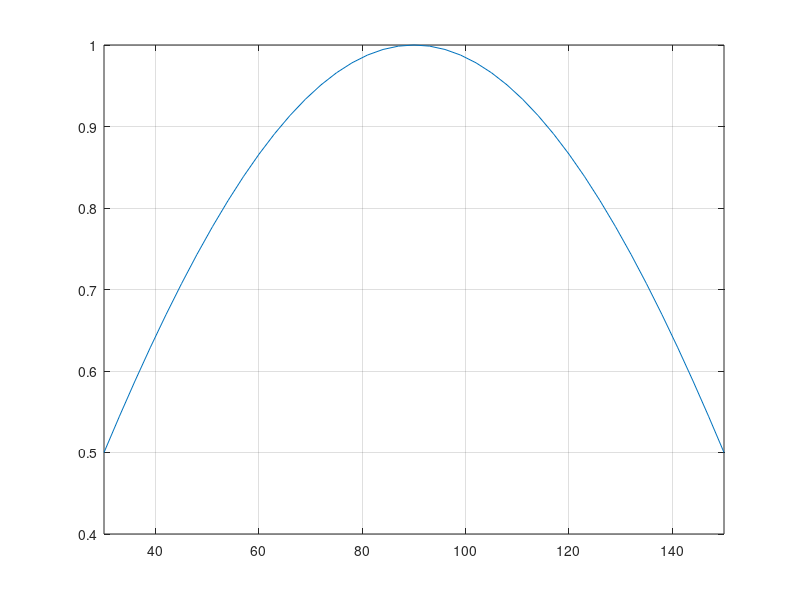

The MATLAB source for this figure: (Note: this script raises an error after producing the figure.)
%%

t = 30:3:150;
x = sind(t);

figure;
plot(t, x);
xlim([30 150])
grid on

%%
phi_min = 30;
delta_phi = 3;

x = 128.7;

c = floor((x - phi_min) / delta_phi);

phi_a = phi_min + c * delta_phi;
phi_b = phi_a + delta_phi;

percentages = [phi_a phi_b; 1 1] \ [x*100; 100]

%%
clear; clc; close all;

DOA = FunctionsOfDOA();
coef = 0.5; % unit distance between sensors divided by the wavelength of the signal

sensor_locations = [0 1 4 7 9];
M = length(sensor_locations);

doa = 60; doa2 = 100; n = 2; % # of sources
a1 = exp(1i * 2 * pi * coef * sensor_locations.' * cosd(doa));
a2 = exp(1i * 2 * pi * coef * sensor_locations.' * cosd(doa2));
N = 100; % # of snapshots
SNR = 0; % dB

s = DOA.Source_Generate(2, N);
v = DOA.Noise_Generate(SNR, M, N);
A = DOA.Array_Manifold(coef, sensor_locations, [doa doa2]);

y = A * s + v;

angles = 0:0.5:180;

% Conventional Beamformer
power_pattern = zeros(1, length(angles));
for i = 1:length(angles)
    h = exp(1i * 2 * pi * coef * sensor_locations.' * cosd(angles(i)));
    power_pattern(i) = abs(h' * (y * y') * h);
end
power_pattern = power_pattern / max(power_pattern);
% tt = angles;
% [out1, out2] = findpeaks(10 * log10(power_pattern))
figure;
plot(angles, 10 * log10(power_pattern));
hold on

CBF(angles, sensor_locations, y, doa)

% Capon
Ry = y * y'; % covariance matrix
power_pattern2 = zeros(1, length(angles));
for i = 1:length(angles)
    a_ = exp(1i * 2 * pi * coef * sensor_locations.' * cosd(angles(i)));
    h = (inv(Ry) * a_) / (a_' * inv(Ry) * a_);
    power_pattern2(i) = abs(h' * (y * y') * h);
end
power_pattern2 = power_pattern2 / max(power_pattern2);
plot(angles, 10 * log10(power_pattern2));

% MUSIC
[eig_vecs, ~] = eig(Ry); % eigen decomposition of the covariance matrix
G = eig_vecs(:, 1:M-n);  % noise space
spec = zeros(1, length(angles));
for j = 1:length(angles)
    a_ = exp(1i * pi * sensor_locations.' * cos(angles(j) * pi / 180));
    spec(j) = 1/abs(a_' * (G * G') * a_);
end
spec = spec / max(spec);
plot(angles, 10 * log10(spec))
title("Minimum Redundant Array Processing")
xlim([0 180])
xlabel("phi (degree)")
legend("Conventional", "Capon", "Music")
grid on

%%
clear; clc; close all;
addpath('D:\D\Alp\Master ODTÜ\Thesis\DOA\Codes\Direction-of-Arrival');
DOA = FunctionsOfDOA();

s = DOA.Source_Generate(2, 100);
cov(s(1,:), s(2,:))

%%
clear; clc; close all;

L = 100;
n = 0:L-1;
f1 = 200;
f2 = 250;
fs = 4 * max(f1, f2);
% t = 0:6;
x = exp(1i * 2 * pi * (f1 / fs) * n);
y = exp(1i * 2 * pi * (f2 / fs) * n);

v = [var(x); var(y)]
C = cov(x, y)
%% 
% x = zeros(1, length(t));
% x(1:5) = 1;
X = fft(x);
figure;
plot(n, x, '*');
figure;
plot(n, abs(X), '*')

%% 
clear; clc; close all;

w=[0:0.01:2*pi];
k=[0:2*pi/10:2*pi];
Xw = exp(-j*2*w).*sin(5*w/2)./sin(w/2);
Xk = exp(-j*2*k).*sin(5*k/2)./sin(k/2);
plot(w,abs(Xw))
hold
stem(k,abs(Xk),'r')
figure
plot(w,angle(Xw))
hold
stem(k,angle(Xk),'r')
%%
clear; clc; close all;

DOA = FunctionsOfDOA();

sensor_locations = [0 1 4 7 9];
M = length(sensor_locations);
N = sensor_locations(M) + 1;

K = 2;
L = 100;
phi_min = 30;
phi_max = 150;
delta_phi = 1;  % angle resolution

doa = (-2 * delta_phi) * ones(1, K);
i = 1;
while true
    temp_angle = phi_min + rand * (phi_max - phi_min);
    temp_array = abs(doa - temp_angle);
    if any(temp_array < delta_phi)
        i = i - 1;
    else
        doa(i) = temp_angle;
    end
    if i == K
        break
    end
    i = i + 1;
end
doa = sort(doa);

doa = round(doa);

A = DOA.Array_Manifold(0.5, sensor_locations, doa);
s = DOA.Source_Generate(K, L);
SNR_dB = 30 * rand;     % min = 0 dB, max = 30 dB
n = DOA.Noise_Generate(SNR_dB, M, L);
y = A * s + n;
R = (1 / L) * (y * y');

z = R(:);
[z1, M_v] = DOA.Rearrange_According_to_Sensor_Locations(z, sensor_locations);
R_z1 = zeros(M_v);
for i = 1:M_v
    z1_i = z1(i:i + M_v - 1);
    R_z1 = R_z1 + (1 / M_v) * (z1_i * z1_i');
end



%% 
clear; clc; close all;

DOA = FunctionsOfDOA();

sensor_locations = 0:63;
M = length(sensor_locations);

doa = 30:0.5:150;
A = DOA.Array_Manifold(0.5, 0:63, doa);
A = DOA.khatri_rao(conj(A), A);
% One = (1 / M) * abs(A(:, 1)' * A(:, 1))
% Zero = (1 / M) * abs(A(:, 1)' * A(:, 2))
I = (1 / M^2) * (A' * A);

L = 1000;
s = DOA.Source_Generate(2, L);
Rs = (1 / L) * (s * s')

%% 
clear; clc; close all;

DOA = FunctionsOfDOA();

sensor_locations = 0:7;
M = length(sensor_locations);

doa = [83 94];
K = length(doa);
SNR_dB = 20;
L = 20; % #of snapshots

A = DOA.Array_Manifold(0.5, sensor_locations, doa);
s = DOA.Source_Generate(K, L);
n = DOA.Noise_Generate(SNR_dB, M, L);

y = A * s + n;
R = (1 / L) * (y * y');

re_R = real(R);
im_R = imag(R);

figure;
imagesc(re_R);
axis equal tight;
colorbar;
title('Re(Original)');

figure;
imagesc(im_R);
axis equal tight;
colorbar;
title('Im(Original)');

%%

sensor_locations = 0:63;
M = length(sensor_locations);

doa = [83 94];
K = length(doa);
SNR_dB = 20;
L = 20; % #of snapshots

A = DOA.Array_Manifold(0.5, sensor_locations, doa);
s = DOA.Source_Generate(K, L);
n = DOA.Noise_Generate(SNR_dB, M, L);

y = A * s + n;
R = (1 / L) * (y * y');

re_R = real(R);
im_R = imag(R);

figure;
imagesc(re_R);
axis equal tight;
colorbar;
title('Re(Desired)');

figure;
imagesc(im_R);
axis equal tight;
colorbar;
title('Im(Desired)');

%%
c = R(:);
R_desired = toeplitz(R);
re_desired = real(R_desired);
im_desired = imag(R_desired);

figure;
imagesc(re_desired);
axis equal tight;
colorbar;
title('Re(Desired)');

figure;
imagesc(im_desired);
axis equal tight;
colorbar;
title('Im(Desired)');
%% 
clear; clc; close all;
load data_6_sensors_3

figure; hold on; grid on;
xlabel('angles (degrees)');
ylabel('Spatial Spectrum (dB)');
title('Spatial Spectra');
plot(angles, 10 * log10(das_ULA));
plot(angles, 10 * log10(capon_ULA));
plot(angles, 10 * log10(music_ULA));
legend('Delay-and-Sum', 'Capon', 'MUSIC');

figure; hold on; grid on;
xlabel('angles (degrees)');
ylabel('Spatial Spectrum (dB)');
title('Spatial Spectra');
plot(angles, 10 * log10(das_ULA));
plot(angles, 10 * log10(capon_ULA));
plot(angles, 10 * log10(music_ULA));
plot(angles, 10 * log10(ss_music_MRA));
legend('Delay-and-Sum', 'Capon', 'MUSIC', 'SS-MUSIC');

%%
clear; clc; close all;

DOA = FunctionsOfDOA();
coef = 0.5; % unit distance between sensors divided by the wavelength of the signal

% M = 24;     % # of sensor locations
coef = 0.5; % distance between sensor locations divided by wavelength of signal
% h_loc = zeros(M, 1);
% h_loc([1 2 5 11 17 19 22 24]) = 1; % locations where there are sensors
sensor_locations = [1 2 5 11 17 19 22 24] - 1;
M = length(sensor_locations);

doa = 60; doa2 = 110; n = 2; % # of sources
a1 = exp(1i * 2 * pi * coef * sensor_locations.' * cosd(doa));
a2 = exp(1i * 2 * pi * coef * sensor_locations.' * cosd(doa2));
N = 1000; % # of snapshots
SNR = 10; % dB

s = DOA.Source_Generate(2, N);
v = DOA.Noise_Generate(SNR, M, N);
A = DOA.Array_Manifold(coef, sensor_locations, [doa doa2]);

y = A * s + v;

angles = 0:0.5:180;

% Conventional Beamformer
power_pattern = zeros(1, length(angles));
for i = 1:length(angles)
    h = exp(1i * 2 * pi * coef * sensor_locations.' * cosd(angles(i)));
    power_pattern(i) = abs(h' * (y * y') * h);
end
power_pattern = power_pattern / max(power_pattern);
figure;
plot(angles, 10 * log10(power_pattern));
hold on

% Capon
Ry = y * y'; % covariance matrix
power_pattern2 = zeros(1, length(angles));
for i = 1:length(angles)
    a_ = exp(1i * 2 * pi * coef * sensor_locations.' * cosd(angles(i)));
    h = (inv(Ry) * a_) / (a_' * inv(Ry) * a_);
    power_pattern2(i) = abs(h' * (y * y') * h);
end
power_pattern2 = power_pattern2 / max(power_pattern2);
plot(angles, 10 * log10(power_pattern2));

% MUSIC
[eig_vecs, ~] = eig(Ry); % eigen decomposition of the covariance matrix
G = eig_vecs(:, 1:M-n);  % noise space
spec = zeros(1, length(angles));
for j = 1:length(angles)
    a_ = exp(1i * pi * sensor_locations.' * cos(angles(j) * pi / 180));
    spec(j) = 1/abs(a_' * (G * G') * a_);
end
spec = spec / max(spec);
plot(angles, 10 * log10(spec))
title("Minimum Redundant Array Processing")
xlim([0 180])
xlabel("phi (degree)")
legend("Conventional", "Capon", "Music")
grid on

%%
clear; clc; close all;

DOA = FunctionsOfDOA();
coef = 0.5; % unit distance between sensors divided by the wavelength of the signal

% M = 24;     % # of sensor locations
coef = 0.5; % distance between sensor locations divided by wavelength of signal
% h_loc = zeros(M, 1);
% h_loc([1 2 5 11 17 19 22 24]) = 1; % locations where there are sensors
sensor_locations = 0:5;
M = length(sensor_locations);

doa = 60; doa2 = 110; n = 2; % # of sources
a1 = exp(1i * 2 * pi * coef * sensor_locations.' * cosd(doa));
a2 = exp(1i * 2 * pi * coef * sensor_locations.' * cosd(doa2));
N = 1000; % # of snapshots
SNR = 10; % dB

s = DOA.Source_Generate(2, N);
v = DOA.Noise_Generate(SNR, M, N);
A = DOA.Array_Manifold(coef, sensor_locations, [doa doa2]);

y = A * s + v;

angles = 0:0.5:180;

% Conventional Beamformer
power_pattern = zeros(1, length(angles));
for i = 1:length(angles)
    h = exp(1i * 2 * pi * coef * sensor_locations.' * cosd(angles(i)));
    power_pattern(i) = abs(h' * (y * y') * h);
end
power_pattern = power_pattern / max(power_pattern);
figure;
plot(angles, 10 * log10(power_pattern));
hold on

% Capon
Ry = y * y'; % covariance matrix
power_pattern2 = zeros(1, length(angles));
for i = 1:length(angles)
    a_ = exp(1i * 2 * pi * coef * sensor_locations.' * cosd(angles(i)));
    h = (inv(Ry) * a_) / (a_' * inv(Ry) * a_);
    power_pattern2(i) = abs(h' * (y * y') * h);
end
power_pattern2 = power_pattern2 / max(power_pattern2);
plot(angles, 10 * log10(power_pattern2));

% MUSIC
[eig_vecs, ~] = eig(Ry); % eigen decomposition of the covariance matrix
G = eig_vecs(:, 1:M-n);  % noise space
spec = zeros(1, length(angles));
for j = 1:length(angles)
    a_ = exp(1i * pi * sensor_locations.' * cos(angles(j) * pi / 180));
    spec(j) = 1/abs(a_' * (G * G') * a_);
end
spec = spec / max(spec);
plot(angles, 10 * log10(spec))
title("Minimum Redundant Array Processing")
xlim([0 180])
xlabel("phi (degree)")
legend("Conventional", "Capon", "Music")
grid on
%%
clear; clc; close all;

snacd = SNACD(3, 2, 4);
doa = 90 - asind(0:0.2:0.4) - 5;
snacd = snacd.Set_Doa_Angles(doa);
snacd = snacd.Prepare_Array_Manifold();
snacd = snacd.Simulate(10, 1000, true);

% A_p1 = snacd.A_p1;
% Phi_2 = snacd.Phi_2;
% P = snacd.P;

% rhs = A_p1 * Phi_2^(1 - 2*P)
% PI = zeros(2*P);
% for i = 1:2*P
%     PI(i, end-i+1) = 1;
% end
% lhs = PI * conj(A_p1)

% ss = DOA.KR_MUSIC_SNACD(snacd.R, snacd.n, snacd.subarray1_locations, snacd.subarray2_locations, 0.5);
plot(0:0.5:180, 10*log10(snacd.Spatial_Spectrum_Music))

%% CS_Framework
clear; clc; close all;

DOA = FunctionsOfDOA();
coef = 0.5; % unit distance between sensors divided by the wavelength of the signal

input = [0 3 3];      % [nested_array M1 M2]
% input = [1 2 3];      % [coprime_array M1 M2]
% input = [2 4 3];      % [super_nested_array M1 M2]
% input = [3 4 4 3];    % [augmented_nested_array_1 M1 M2 L1]
% input = [4 10 10];      % [augmented_nested_array_2 M1 M2]
% input = [5 3 3];      % [nested_array_v2 M1 M2]
% input = [6 2 3 3];    % [sparse_nested_array_with_coprime_displacement_1 N M L]
% input = [7 1 2 3];    % [sparse_nested_array_with_coprime_displacement_2 N M L]

% M: # of sensors
if input(1) == 1 % coprime array
    M = 2 * input(2) - 1 + input(3);
elseif abs(6.5 - input(1)) < 1 % sparse nested array with coprime displacement
    M = 2 * input(4);
else
    M = sum(input(2:3));
end

sensor_locations = DOA.Sensor_Locations(input);             % sensor locations
doa = 90 - asind(0:0.2:0.6) - 5;                            % source angles
% doa = [88 93 165];
snapshots = 100;                                              % # of snapshots
SNR_dB = 15;                                                 % signal to noise ratio in decibels
C = DOA.Mutual_Coupling(200, 0.1, M, sensor_locations);     % mutual coupling

n = length(doa);                                        % number of sources
s = DOA.Source_Generate(n, snapshots);                  % source signals
v = DOA.Noise_Generate(SNR_dB, M, snapshots);           % noise
A = DOA.Array_Manifold(coef, sensor_locations, doa);    % Array Manifold

y = C * A * s + v;
angles = 0:1:180;
A = DOA.Array_Manifold(coef, sensor_locations, angles);

%% On-Grid

CS = CS_Framework(y, A);
CS = CS.Steepest_Descent_DOA([1 min(1/snapshots, 0.1)]);
if snapshots ~= 1
    x = var(CS.Sg.').';
    x = abs(x);
else
    x = abs(CS.Sg);
end
x = x / max(x);
figure; plot(angles, 10*log10(x)); title('CS1');

Ry = (1/snapshots) * (y * y');
z = Ry(:);
A_d = DOA.khatri_rao(conj(A), A);
I = eye(M); I = I(:);
CS2 = CS_Framework_Utilizing_Difference_Coarray(z, [A_d I]);
% CS2 = CS2.Steepest_Descent_DOA([1 min(1/snapshots, 0.1)]);
CS2 = CS2.Steepest_Descent_DOA([1 1]);
x = abs(CS2.sg(1:end-1));
x = x / max(x);
figure; plot(angles, 10*log10(x)); title('CS2');

[z1, ~] = DOA.Rearrange_According_to_Sensor_Locations(z, sensor_locations);
[A1, ~] = DOA.Rearrange_According_to_Sensor_Locations(A_d, sensor_locations);
uDOF = length(z1);
M_v = 0.5 * (uDOF + 1);
I = zeros(uDOF, 1); I(M_v) = 1;
CS3 = CS_Framework_Utilizing_Difference_Coarray(z1, [A1 I]);
% CS3 = CS3.Steepest_Descent_DOA([1 min(1/snapshots, 0.1)]);
CS3 = CS3.Steepest_Descent_DOA([1 1]);
x = abs(CS3.sg(1:end-1));
x = x / max(x);
figure; plot(angles, 10*log10(x)); title('CS3');

z2 = [z1(1:M_v-1); z1(M_v+1:end)];
A2 = [A1(1:M_v-1, :); A1(M_v+1:end, :)];
CS4 = CS_Framework_Utilizing_Difference_Coarray(z2, A2);
CS4 = CS4.Steepest_Descent_DOA([1 2]);
x = abs(CS4.sg);
% x = x / max(x);
% figure; plot(angles, 10*log10(x)); title('CS4');
figure; plot(angles, x); title('CS4');

%% Off-Grid

L = -1i * 2 * pi * coef * diag(sind(angles));
D = diag(sensor_locations);
B = D * A * L; % B: Derivative of A

CS_Off = CS_Off_Grid_Framework(y, A, B);
CS_Off = CS_Off.Steepest_Descent_DOA([0.05 0.05]);
if snapshots ~= 1
    x = var(CS_Off.Sg.').';
    x = abs(x);
else
    x = abs(CS_Off.Sg);
end
x = x / max(x);
figure; plot(angles, 10*log10(x)); title('CS_Off');

%% Gridless-DOA

GD = Gridless_DOA();

T = (1/snapshots) * (y * y');
[GD, doa_angles_ivd, z, c] = GD.IVD(T, sensor_locations, n);
doa_angles_ivd

angles = 0:180;
spec = GD.D2(angles);
figure; plot(angles, abs(spec));
title('IVD using T');

[GD, doa_angles_ap_gridless] = GD.AP_Gridless(y, sensor_locations, n);
doa_angles_ap_gridless

spec = GD.D2(angles);
figure; plot(angles, abs(spec));
title('IVD using Y');

doa

%%

D = 600000;
for i = 1:D
    K = randi(N);
    k = zeros(N, 1);
    k(K) = 1;
    source_angles = (1 + rand(1, K)) * 60;
    source_angles = sort(source_angles);
    for j = 2:K
        if abs(source_angles(j) - source_angles(j-1))
            source_angles(j) = (1 + rand) * 60;
            source_angles = sort(source_angles);
            j = 2;
        end
    end
    A_ohm = Array_Manifold(sensor_locations, source_angles);
    s = Source_Generate(K, L);
    C = Mutual_Coupling(100, 0.1, M, sensor_locations);
    SNR_dB = (rand * 2 - 1) * 15;
    v = Noise_Generate(SNR_dB, M, L);
    y = C * A_ohm * s + v;
    R_ohm = (1/L) * (y * y');
    A = Array_Manifold(0:N-1, source_angles);
    Rs = (1/L) * (s * s');
    R = A * Rs * A';
    u = R(:, 1);

end

D = 600000;
for i = 1:D
    K = randi(N);
    k = zeros(N, 1);
    k(K) = 1;
    source_angles = (1 + rand(1, K)) * 60;
    source_angles = sort(source_angles);
    for j = 2:K
        if abs(source_angles(j) - source_angles(j-1))
            source_angles(j) = (1 + rand) * 60;
            source_angles = sort(source_angles);
            j = 2;
        end
    end
    A_ohm = Array_Manifold(sensor_locations, source_angles);
    s = Source_Generate(K, L);
    C = Mutual_Coupling(100, 0.1, M, sensor_locations);
    SNR_dB = (rand * 2 - 1) * 15;
    v = Noise_Generate(SNR_dB, M, L);
    y = C * A_ohm * s + v;
    R_ohm = (1/L) * (y * y');

    % here we do something that is not important
end










function doa_est = CBF(angles, sensor_locations, y, doa)
spec = zeros(1, length(angles));
for i = 1:length(angles)
    h = exp(1i * pi * sensor_locations.' * cosd(angles(i)));
    spec(i) = abs(h' * (y * y') * h);
end
spec = 10 * log10(spec);
[mags, inds] = findpeaks(spec);
doa_est = zeros(2, 1);
[~, ind] = max(mags);
idx = inds(ind);
doa_est(1) = angles(idx);
mags = [mags(1:ind-1) mags(ind+1:end)];
inds = [inds(1:ind-1) inds(ind+1:end)];
[~, ind] = max(mags);
idx = inds(ind);
doa_est(2) = angles(idx);

[~, ind] = min(abs(doa - doa_est(1)));
if ind == 2
    doa = doa(2:-1:1);
end

if rmse(doa, [doa_est(1) doa_est(1)]) < rmse(doa, doa_est)
    doa_est = [doa_est(1) doa_est(1)];
end
end



